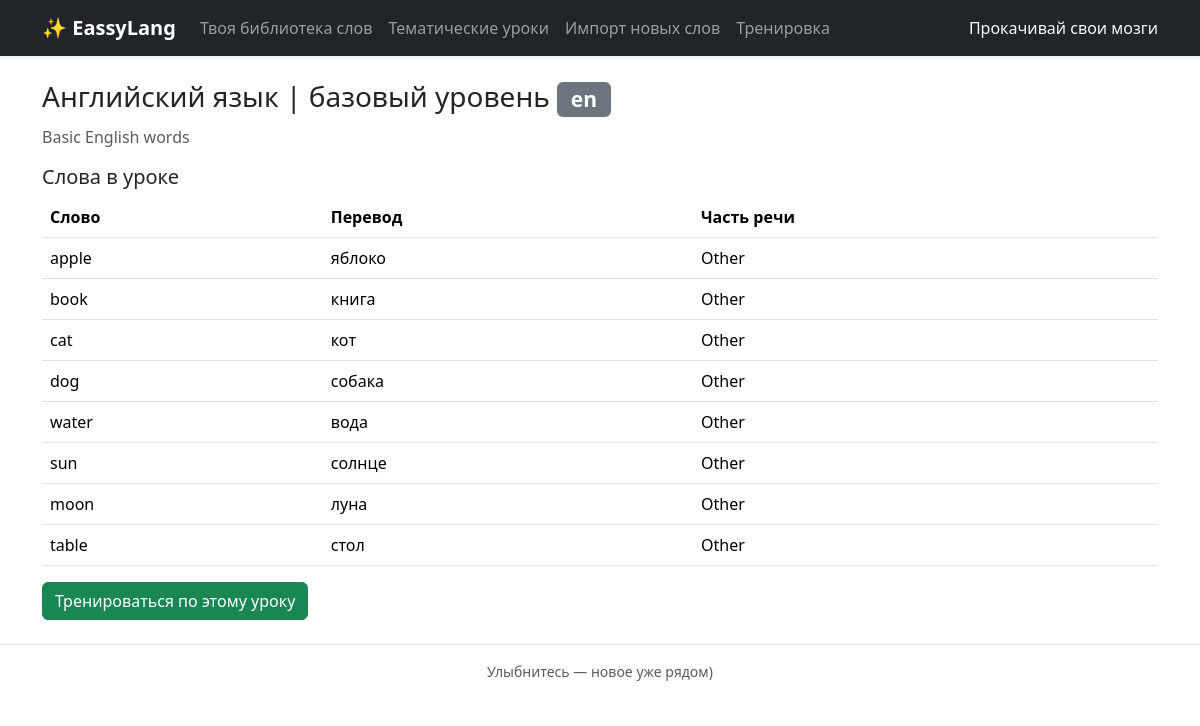
The app's page /lessons/1/ with its own data.
### trainer/models.py (models this page shows, shortened)
class Lesson(models.Model):
    language = models.ForeignKey('Language', on_delete=models.CASCADE)
    title = models.CharField(max_length=200)
    description = models.TextField(blank=True)
    words = models.ManyToManyField('Word', blank=True)
    created_at = models.DateTimeField(auto_now_add=True)
    class Meta:
        constraints = [
            models.UniqueConstraint(fields=['language', 'title'], name='uq_lesson_lang_title')
        ]

class Language(models.Model):
    name = models.CharField(max_length=100)
    code = models.CharField(max_length=10, unique=True)

class Word(models.Model):
    POS_CHOICES = [
        ('noun', 'Noun'),
        ('verb', 'Verb'),
        ('adj', 'Adjective'),
        ('adv', 'Adverb'),
        ('phrase', 'Phrase'),
        ('other', 'Other'),
    ]
    language = models.ForeignKey('Language', on_delete=models.CASCADE)
    term = models.CharField(max_length=255)
    translation = models.CharField(max_length=255)
    part_of_speech = models.CharField(max_length=20, choices=POS_CHOICES, default='other')
    example = models.TextField(blank=True)
    created_at = models.DateTimeField(auto_now_add=True)
    class Meta:
        constraints = [
            models.UniqueConstraint(fields=['language', 'term', 'translation'], name='uq_word_lang_term_translation')
        ]

### trainer/views.py (the view)
# urls.py: path('lessons/<int:lesson_id>/', views.lesson_detail, name='lesson_detail'),
def lesson_detail(request, lesson_id):
    lesson = get_object_or_404(Lesson.objects.select_related('language').prefetch_related('words'), pk=lesson_id)
    return render(request, 'trainer/lesson_detail.html', {'lesson': lesson})

### trainer/templates/trainer/lesson_detail.html (shortened to what this page needs)
{% extends 'base.html' %}
{% block content %}
<h3>{{ lesson.title }} <span class="badge bg-secondary">{{ lesson.language.code }}</span></h3>
<p class="text-muted">{{ lesson.description|default:"" }}</p>
<h5>Слова в уроке</h5>
<table class="table table-sm">
  <thead><tr><th>Слово</th><th>Перевод</th><th>Часть речи</th></tr></thead>
  <tbody>
  {% for w in lesson.words.all %}
    <tr>
      <td>{{ w.term }}</td>
      <td>{{ w.translation }}</td>
      <td>{{ w.get_part_of_speech_display }}</td>
    </tr>
  {% empty %}
    <tr><td colspan="3" class="text-muted">В урок ещё не добавлены слова.</td></tr>
  {% endfor %}
  </tbody>
</table>
<a class="btn btn-success" href="{% url 'practice_start' %}">Тренироваться по этому уроку</a>
{% endblock %}

### trainer/static/css/app.css (style rules this page uses)
body { padding-bottom: 40px; }
.table-sm td, .table-sm th { padding: .5rem; }

### records on screen
Lesson: title "Английский язык | базовый уровень", language.code "en", description "Basic English words"
Word: term "apple", translation "яблоко", part_of_speech "Other"
Word: term "book", translation "книга", part_of_speech "Other"
Word: term "cat", translation "кот", part_of_speech "Other"
Word: term "dog", translation "собака", part_of_speech "Other"
Word: term "water", translation "вода", part_of_speech "Other"
Word: term "sun", translation "солнце", part_of_speech "Other"
Word: term "moon", translation "луна", part_of_speech "Other"
Word: term "table", translation "стол", part_of_speech "Other"
